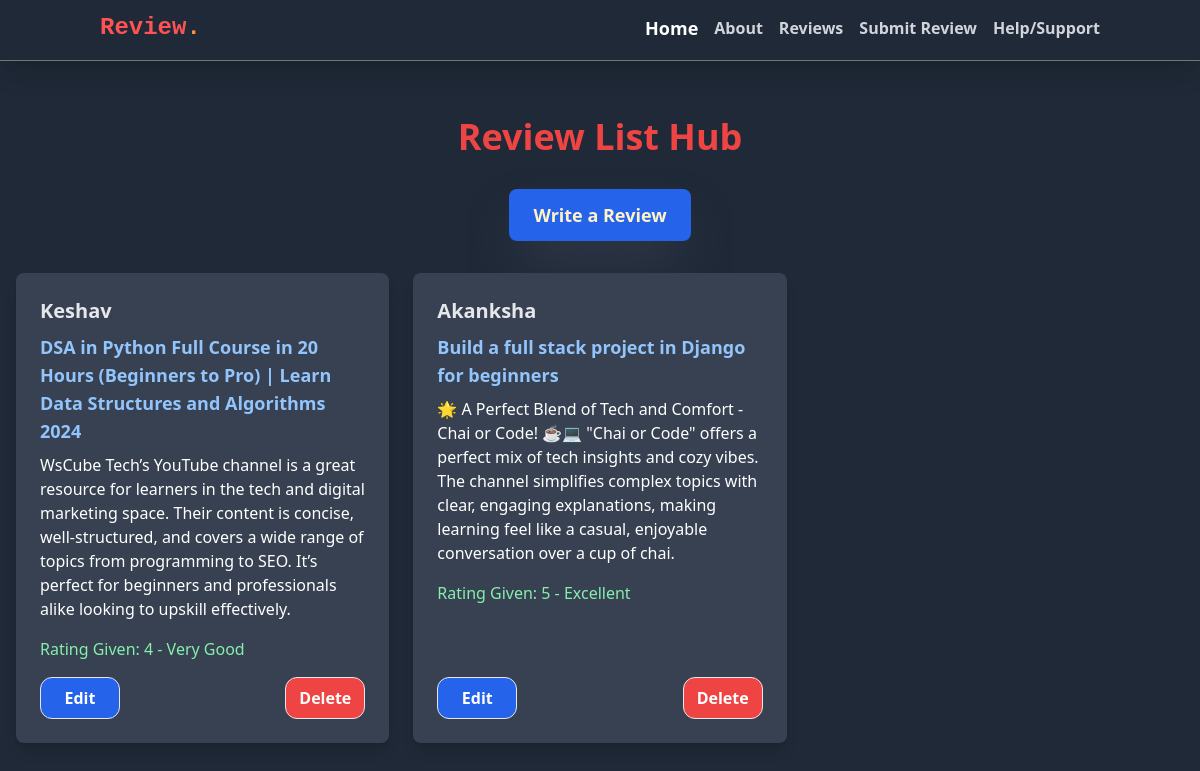
The page /review/ on the database as committed earlier.
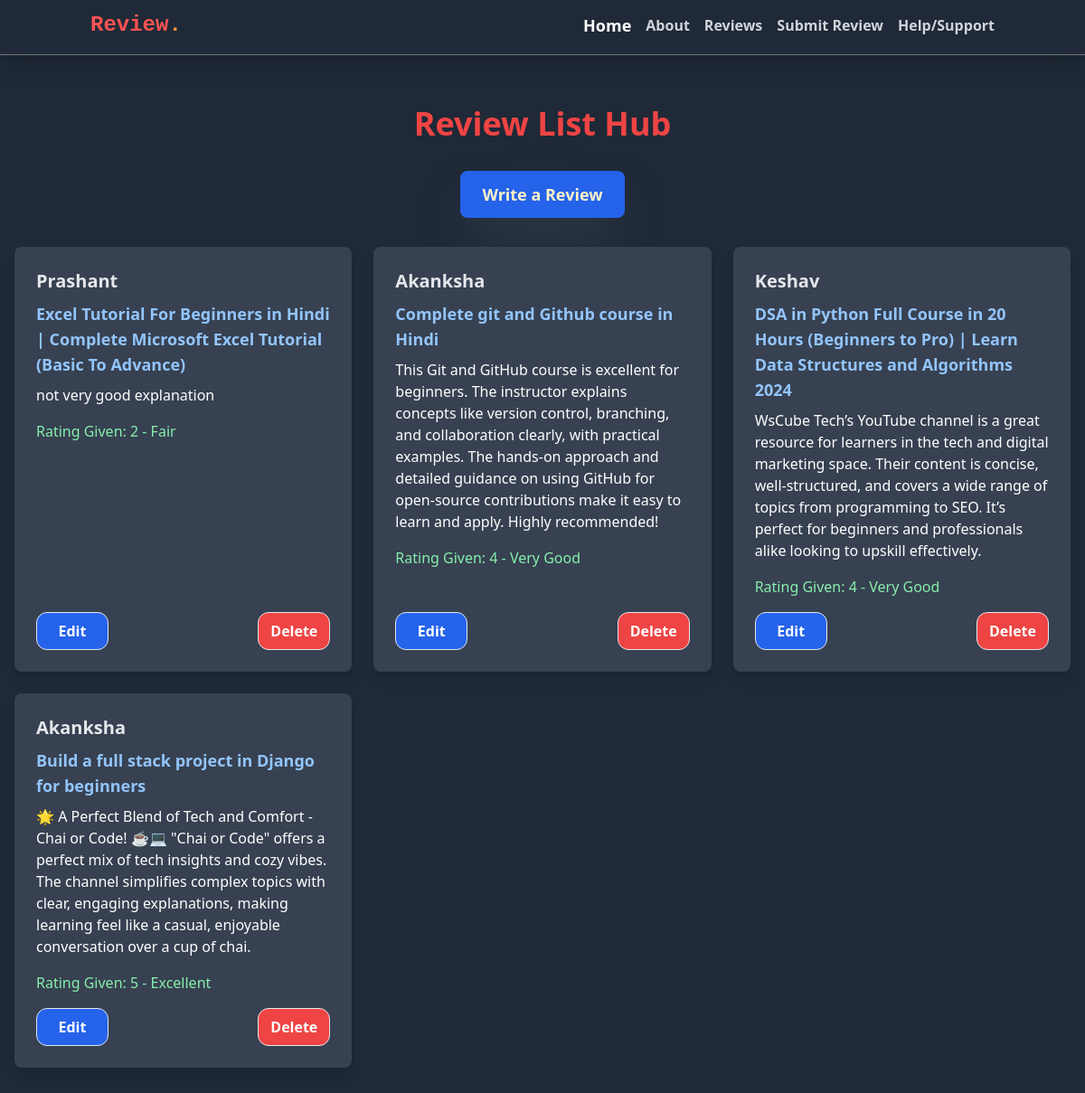
The same page on the database as committed later.
### review/models.py (models this page shows, shortened)
class Review(models.Model):
    RATING_CHOICES = [
        (1, '1 - Poor'),
        (2, '2 - Fair'),
        (3, '3 - Good'),
        (4, '4 - Very Good'),
        (5, '5 - Excellent'),
    ]
    user = models.ForeignKey(User, on_delete=models.CASCADE)
    video_title = models.CharField(max_length=500, default='Unknown Title')
    video_url = models.URLField(max_length=2000,default='Unknown URL')
    text = models.TextField(max_length=2000)
    photo = models.ImageField(upload_to='photos/', blank=True,null=True)
    rating = models.PositiveSmallIntegerField(choices=RATING_CHOICES, default=3)
    created_at = models.DateTimeField(auto_now_add=True)
    updated_at = models.DateTimeField(auto_now=True)

### review/views.py (the view)
# urls.py: path('', views.review_list, name='review_list'),
def review_list(request):
    reviews = Review.objects.all().order_by('-created_at')
    return render(request, 'review_list.html', {'reviews' : reviews})

### review/templates/review_list.html (shortened to what this page needs)
{% extends "layout.html" %}
{% block content %}
<div class="py-10">
    <h1 class="text-4xl text-red-500 font-bold text-center mb-8">Review List Hub</h1>
    <a href="{% url 'review_create' %}" class="block text-amber-100 bg-blue-600 hover:bg-blue-700 px-6 py-3 rounded-lg text-lg font-semibold mb-8 mx-auto w-max text-center shadow-gray-700 shadow-2xl">Write a Review</a>
    <div class="grid grid-cols-1 md:grid-cols-2 lg:grid-cols-3 gap-6 mx-4">
        {% for review in reviews %}
        <div class="bg-gray-700 text-white rounded-lg shadow-lg transition-transform transform hover:scale-105 hover:bg-gray-600 p-6">
            <div class="flex flex-col justify-between h-full">
                <div>
                    <h5 class="text-gray-200 text-xl font-bold mb-2">{{ review.user.username|capfirst }}</h5>
                    <h6 class="text-lg font-semibold text-blue-300 mb-2">{{ review.video_title }}</h6>
                    <p class="text-white mb-4">{{ review.text }}</p>
                    <p class="text-green-300 mb-4">Rating Given: {{ review.get_rating_display }}</p>
                </div>
                <div class="flex justify-between mt-auto">
                    <a href="{% url 'review_edit' review.id %}" class="text-white border p-2 w-20 text-center rounded-xl bg-blue-600 hover:bg-blue-700 font-semibold">Edit</a>
                    <a href="{% url 'review_delete' review.id %}" class="text-white border p-2 w-20 text-center rounded-xl bg-red-500 hover:bg-red-600 font-semibold">Delete</a>
                </div>
            </div>
        </div>
        {% endfor %}
    </div>
</div>
{% endblock %}

### templates/layout.html (shortened to what this page needs)
{% load static tailwind_tags %}
{% load static %}
<!DOCTYPE html>
<html lang="en">
<head>
    <link rel="stylesheet" href="{% static 'style.css' %}">
    <link rel="stylesheet" href="{% static 'form.css' %}">
    {% tailwind_css %}
</head>
<body class="bg-gray-800">
    <div class="pt-3 mb-4 shadow-xl">
        <div class="flex justify-between items-center px-[100px] w-full h-auto">
            <div class="logo text-[#ff5353] font-mono text-2xl font-bold cursor-pointer relative">
                <a href="#" class="flex items-center">
                    <span class="text-[#ff5353]">Review </span>
                    <span class="text-orange-400 animate-bounce">.</span>
                </a>
            </div>
            <nav>
                <div class="flex justify-between gap-4 items-center max-w-screen-xl mx-auto">
                    <a class="text-white font-bold text-lg hover:text-orange-400 transition duration-300 active" href="#">Home</a>
                    <a href="#">About</a>
                    <a href="#">Reviews</a>
                    <a href="#">Submit Review</a>
                    <a href="#">Help/Support</a>
                </div>
            </nav>
        </div>
        <hr class='mt-4 border-[#9a9999af]'/>
    </div>
    {% block content %}{% endblock %}
</body>
</html>

### static/style.css (style rules this page uses)
nav a { transition: color 0.3s; }
nav a:not(:first-child) { color: #d1d5db; font-weight: 600; }

Rows that differ between the two databases and show on the page:
added Review: user.username "Prashant", video_title "Excel Tutorial For Beginners in Hindi | Complete Microsoft Excel Tutorial (Basic To Advance)", text "not very good explanation", rating "2 - Fair"
added Review: user.username "Akanksha", video_title "Complete git and Github course in Hindi", text "This Git and GitHub course is excellent for beginners. The instructor explains concepts like version control, branching, and collaboration clearly, with practical examples. The hands-on approach and detailed guidance on using GitHub for open-source contributions make it easy to learn and apply. Highly recommended!", rating "4 - Very Good"
